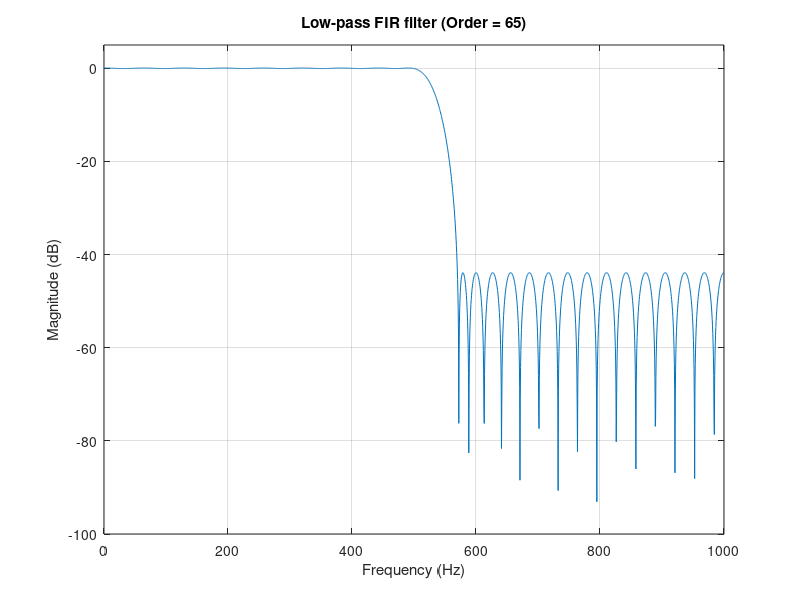

This figure's MATLAB source:
%% Q4
clear; close all; clc;
% There are many functions for designing both FIR filters and IIR filters. The desired amplification, 
% cutoff frequencies and filter order is given to the routines, and the output is the filter coefficients. One of
% these is the function firpm in Matlab (scipy.signal.remez in Python), that designs linear phase
% FIR filters. Use this routine to design a low-pass FIR filter with a pass band up to 500 Hz and a stop
% band after 570 Hz. Use a sampling frequency of 2000 Hz and design a filter with an order that you
% determine to obtain a stop-band attenuation of 45 dB. Make a procedure that inputs all the parameters
% and plots the resulting transfer function with amplification in dB. Which order is necessary?

function [b, N] = design_lowpass_fir(n, fs, fp, fst, atten)
    % DESIGN_LOWPASS_FIR designs a linear phase FIR low-pass filter
    % using the Parks-McClellan (firpm) method.
    %
    % Inputs:
    %   n     - Filter order
    %   fs    - Sampling frequency (Hz)
    %   fp    - Passband edge (Hz)
    %   fst   - Stopband start (Hz)
    %   atten - Desired stopband attenuation (dB)
    %
    % Outputs:
    %   b - Filter coefficients
    %   N - Filter order

    % Normalize frequencies to Nyquist
    nyq = fs/2;
    f = [0 fp fst nyq] / nyq;
    a = [1 1 0 0];  % Desired amplitudes at each frequency edge

    fprintf('Filter order: %d\n', n);

    % Design the FIR filter
    b = firpm(n, f, a);
    N = n;

    % Compute and plot the frequency response
    [h, w] = freqz(b, 1, 2048, fs);

    figure;
    plot(w, 20*log10(abs(h)));
    grid on;
    xlabel('Frequency (Hz)');
    ylabel('Magnitude (dB)');
    title(sprintf('Low-pass FIR filter (Order = %d)', N+1));
    axis([0 fs/2 -100 5]);
end

%%

n= 64; % as was defined in Q3 

[b, N] = design_lowpass_fir(n, 2000, 500, 570, 45);


%% 
